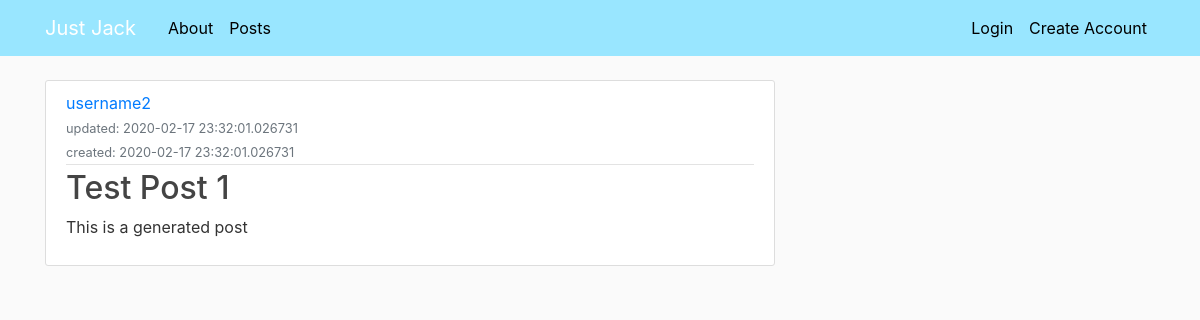
Before: /posts/view/4 with the older database file.
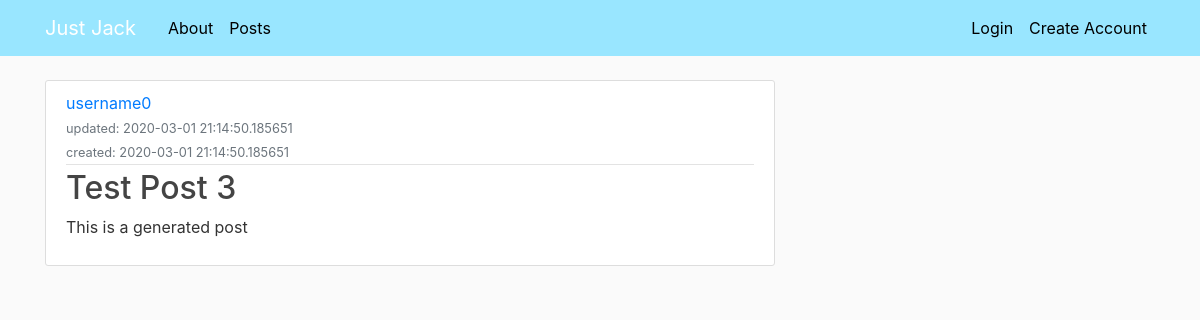
After: the same page with the newer database file.
### blogsite/models.py (models this page shows, shortened)
class User(db.Model):
    id = db.Column(db.Integer, primary_key=True)
    username = db.Column(db.String(64), unique=True, nullable=False)
    password = db.Column(db.String(128), nullable=False)
    posts = db.relationship('Post', backref='author')

class Post(db.Model):
    id = db.Column(db.Integer, primary_key=True)
    user_id = db.Column(db.Integer, db.ForeignKey('user.id'), nullable=False)
    title = db.Column(db.String(64), nullable=False)
    body = db.Column(db.String(256), nullable=False)
    create_time = db.Column(db.DateTime, default=datetime.utcnow, nullable=False)
    update_time = db.Column(db.DateTime, default=datetime.utcnow, onupdate=datetime.utcnow, nullable=False)

### blogsite/routes.py (the view)
@app.route('/posts/view/<post_id>')
def posts_post_id(post_id=None):
    all_posts = []
    post_usernames = {}
    cleanpostid = sanitise.all(post_id)  # remove html chars, see sanitise.py
    raw_sql = 'SELECT * FROM post WHERE id="{}"'.format(cleanpostid)
    the_post = db.session.execute(raw_sql).first()
    if the_post:
        all_posts.append(the_post)
        cleanthepostuserid = sanitise.all(the_post.user_id)
        raw_sql = 'SELECT username FROM user WHERE id="{}"'.format(cleanthepostuserid)
        the_user = db.session.execute(raw_sql).first()
        if the_user:
            post_usernames[the_post.id] = the_user.username
    return render_template('posts.html', posts=all_posts, post_usernames=post_usernames, title='Posts')

### blogsite/sanitise.py (called while the page is built)
def sub(character):
    switcher = {
        " ": "&#32;",
        "!": "&#33;",
        '"': "&#34;",
        "#": "&#35;",
        "$": "&#36;",
        "%": "&#37;",
        "&": "&#38;",
        "'": "&#39;",
        "(": "&#40;",
        ")": "&#41;",
        "*": "&#42;",
        "+": "&#43;",
        ",": "&#44;",
        "-": "&#45;",
        ".": "&#46;",
        "/": "&#47;",
        ":": "&#58;",
        ";": "&#59;",
        "<": "&#60;",
        "=": "&#61;",
        ">": "&#62;",
        "?": "&#63;",
        "@": "&#64;",
        "[": "&#91;",
        "\\": "&#92;",
        "]": "&#93;",
        "^": "&#94;",
        "_": "&#95;",
        "`": "&#96;",
        "{": "&#123;",
        "|": "&#124;",
        "}": "&#125;",
        "~": "&#126;",
        "€": "&#128;"
    }
    return switcher.get(character, character)

def all(data):
    dirty = str(data)
    clean = ""
    for i in range(len(dirty)):
        clean = clean + str(sub(dirty[i]))
    return clean

### blogsite/templates/posts.html (shortened to what this page needs)
{% extends "base.html" %}
{% block content %}
    {% for post in posts %}
        <article class="media content-section">
            <div class="media-body">
                <div class="article-metadata">
                    <a class="mr-2" href="{{ url_for('posts_user_username', user_username=post_usernames[post.id]|safe) }}">{{ post_usernames[post.id]|safe }}</a>
                    <br>
                    <small class="text-muted">updated: {{ post.update_time|safe }}</small>
                    <br>
                    <small class="text-muted">created: {{ post.create_time|safe }}</small>
                </div>
                <h2><a class="article-title" href="{{ url_for('posts_post_id', post_id=post.id) }}">{{ post.title|safe }}</a></h2>
                <p class="article-content">{{ post.body|safe }}</p>
            </div>
        </article>
    {% endfor %}
{% endblock content %}

Changed rows visible on the page:
no longer on this page (row edited): User: username "username2"
changed Post "This is a generated post": update_time "2020-02-17 23:32:01.026731" → "2020-03-01 21:14:50.185651"; create_time "2020-02-17 23:32:01.026731" → "2020-03-01 21:14:50.185651"; title "Test Post 1" → "Test Post 3"
now on this page (row edited): User: username "username0"
